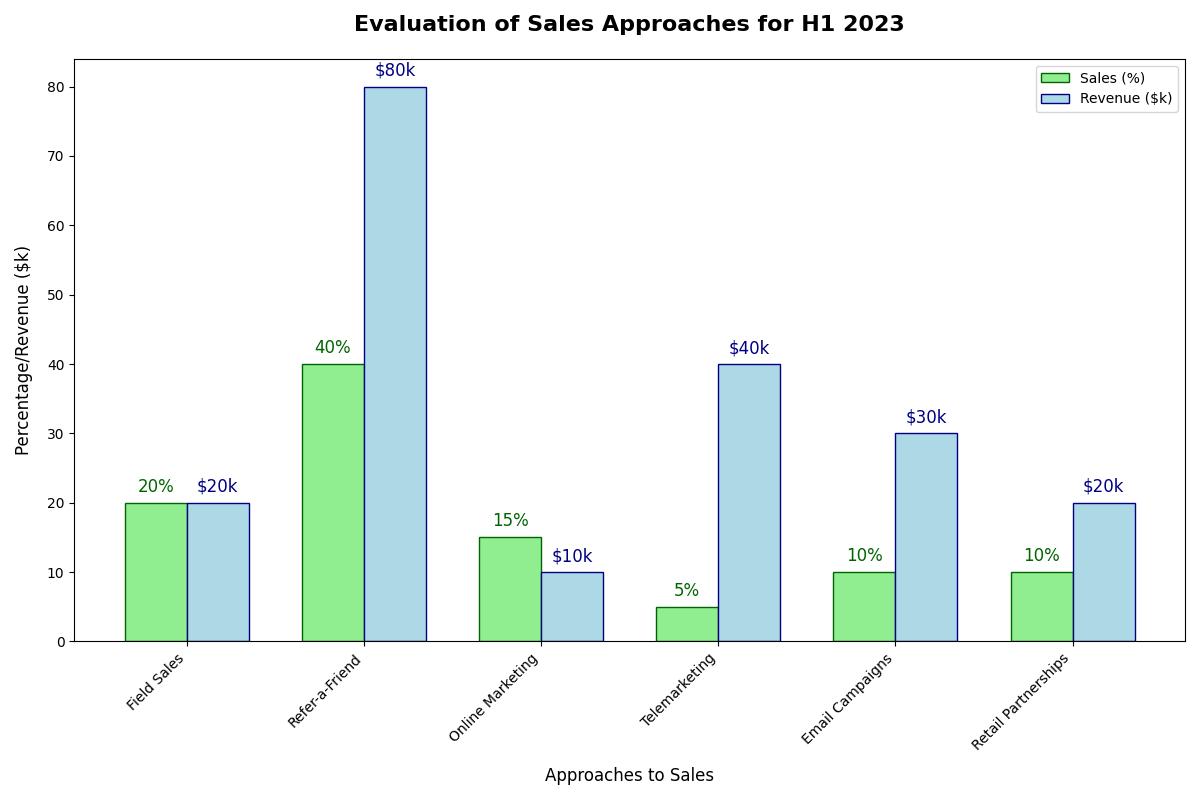

This figure's Python source:
import matplotlib.pyplot as plt
import numpy as np

strategies = [
    'Field Sales', 'Refer-a-Friend', 'Online Marketing', 
    'Telemarketing', 'Email Campaigns', 'Retail Partnerships'
]

# Manually shuffled sales percentages and revenues
sales_percentages = [20, 40, 15, 5, 10, 10]  # Swap positions for a random effect
revenues = [20, 80, 10, 40, 30, 20]  # Swap positions for a random effect

x = np.arange(len(strategies))
width = 0.35

fig, ax = plt.subplots(figsize=(12, 8))

bars1 = ax.bar(x - width/2, sales_percentages, width, label='Sales (%)', color='lightgreen', edgecolor='darkgreen')
bars2 = ax.bar(x + width/2, revenues, width, label='Revenue ($k)', color='lightblue', edgecolor='navy')

ax.set_ylabel('Percentage/Revenue ($k)', fontsize=12, labelpad=10)
ax.set_xlabel('Approaches to Sales', fontsize=12, labelpad=10)
ax.set_title('Evaluation of Sales Approaches for H1 2023', fontsize=16, fontweight='bold', pad=20)
ax.set_xticks(x)
ax.set_xticklabels(strategies, rotation=45, ha='right')

# Annotate bars for sales percentages
for bar in bars1:
    height = bar.get_height()
    ax.text(bar.get_x() + bar.get_width()/2, height + 1, f'{height}%', ha='center', va='bottom', fontsize=12, color='darkgreen')

# Annotate bars for revenue
for bar in bars2:
    height = bar.get_height()
    ax.text(bar.get_x() + bar.get_width()/2, height + 1, f'${height}k', ha='center', va='bottom', fontsize=12, color='navy')

ax.legend(loc='upper right')

plt.tight_layout()
plt.show()
